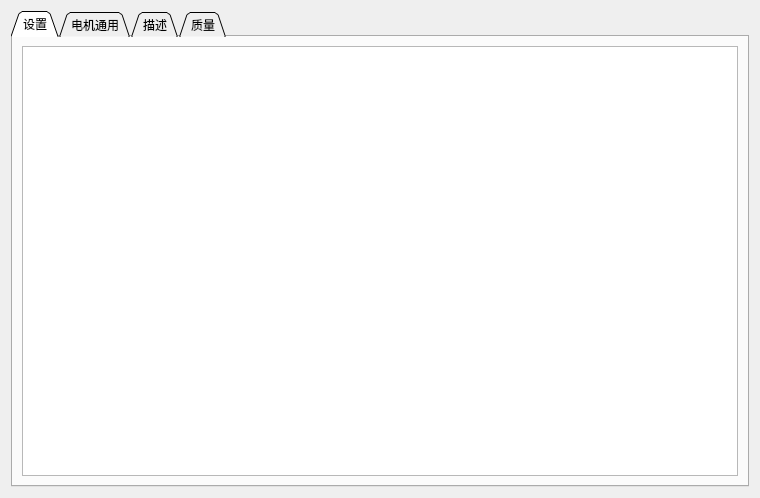
<?xml version="1.0" encoding="UTF-8"?>
<ui version="4.0">
 <class>PageMotorInfo</class>
 <widget class="QWidget" name="PageMotorInfo">
  <property name="geometry">
   <rect>
    <x>0</x>
    <y>0</y>
    <width>760</width>
    <height>498</height>
   </rect>
  </property>
  <property name="windowTitle">
   <string>Form</string>
  </property>
  <layout class="QVBoxLayout" name="verticalLayout">
   <item>
    <widget class="QTabWidget" name="tabWidget">
     <property name="tabShape">
      <enum>QTabWidget::Triangular</enum>
     </property>
     <property name="currentIndex">
      <number>0</number>
     </property>
     <widget class="QWidget" name="tab_4">
      <attribute name="title">
       <string>设置</string>
      </attribute>
      <layout class="QVBoxLayout" name="verticalLayout_5">
       <item>
        <widget class="ParamTable" name="setupTab"/>
       </item>
      </layout>
     </widget>
     <widget class="QWidget" name="tab">
      <attribute name="title">
       <string>电机通用</string>
      </attribute>
      <layout class="QVBoxLayout" name="verticalLayout_3">
       <item>
        <widget class="ParamTable" name="generalTab"/>
       </item>
      </layout>
     </widget>
     <widget class="QWidget" name="tab_2">
      <attribute name="title">
       <string>描述</string>
      </attribute>
      <layout class="QVBoxLayout" name="verticalLayout_2">
       <item>
        <widget class="MRichTextEdit" name="descriptionEdit" native="true">
         <property name="sizePolicy">
          <sizepolicy hsizetype="Preferred" vsizetype="MinimumExpanding">
           <horstretch>0</horstretch>
           <verstretch>0</verstretch>
          </sizepolicy>
         </property>
        </widget>
       </item>
       <item>
        <layout class="QHBoxLayout" name="horizontalLayout">
         <item>
          <spacer name="horizontalSpacer">
           <property name="orientation">
            <enum>Qt::Horizontal</enum>
           </property>
           <property name="sizeHint" stdset="0">
            <size>
             <width>40</width>
             <height>20</height>
            </size>
           </property>
          </spacer>
         </item>
         <item>
          <widget class="QPushButton" name="descriptionHelpButton">
           <property name="text">
            <string/>
           </property>
           <property name="icon">
            <iconset resource="../res.qrc">
             <normaloff>:/res/icons/Help-96.png</normaloff>:/res/icons/Help-96.png</iconset>
           </property>
          </widget>
         </item>
        </layout>
       </item>
      </layout>
     </widget>
     <widget class="QWidget" name="tab_3">
      <attribute name="title">
       <string>质量</string>
      </attribute>
      <layout class="QVBoxLayout" name="verticalLayout_4">
       <item>
        <widget class="QSplitter" name="splitter">
         <property name="orientation">
          <enum>Qt::Vertical</enum>
         </property>
         <widget class="ParamTable" name="qualityTab"/>
         <widget class="MRichTextEdit" name="qualityEdit" native="true"/>
        </widget>
       </item>
      </layout>
     </widget>
    </widget>
   </item>
  </layout>
 </widget>
 <customwidgets>
  <customwidget>
   <class>ParamTable</class>
   <extends>QTableWidget</extends>
   <header>widgets/paramtable.h</header>
  </customwidget>
  <customwidget>
   <class>MRichTextEdit</class>
   <extends>QWidget</extends>
   <header>widgets/mrichtextedit.h</header>
   <container>1</container>
  </customwidget>
 </customwidgets>
 <resources>
  <include location="../res.qrc"/>
 </resources>
 <connections/>
</ui>
